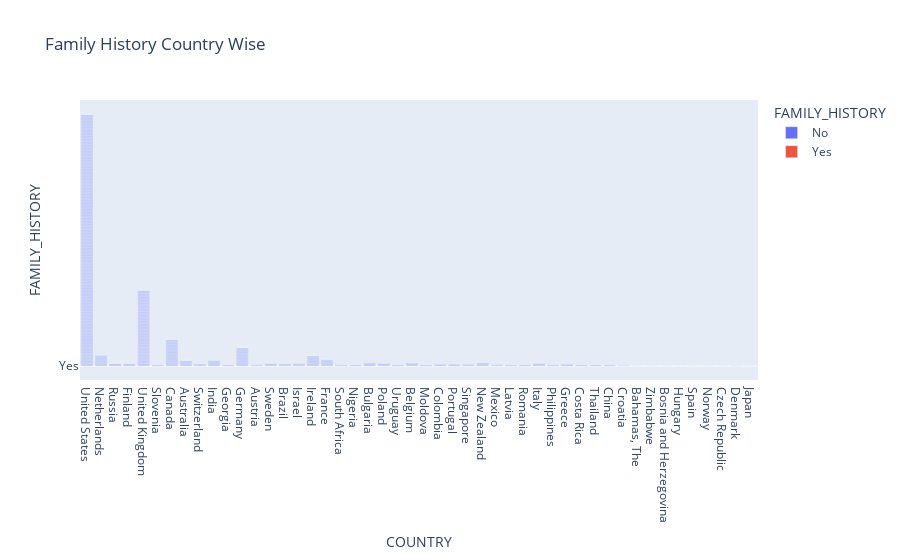

Write notebook code for a chart like this one.
### Code cell
fig = px.bar(df, x="COUNTRY", y="FAMILY_HISTORY", color="FAMILY_HISTORY", title="Family History Country Wise")
fig.show()

### Figure 1 — Plotly figure (JSON) as saved in the notebook; plotly's stock layout.template omitted (floating-point values rounded to 4 significant figures; data arrays with more than 128 entries replaced by an {"elided": "..."} marker saying what was removed)
{"data": [{"alignmentgroup": "True", "hovertemplate": "FAMILY_HISTORY=%{y}<br>COUNTRY=%{x}<extra></extra>", "legendgroup": "No", "marker": {"color": "#636efa", "pattern": {"shape": ""}}, "name": "No", "offsetgroup": "No", "orientation": "v", "showlegend": true, "textposition": "auto", "type": "bar", "x": {"elided": "767 str values"}, "xaxis": "x", "y": {"elided": "767 str values"}, "yaxis": "y"}, {"alignmentgroup": "True", "hovertemplate": "FAMILY_HISTORY=%{y}<br>COUNTRY=%{x}<extra></extra>", "legendgroup": "Yes", "marker": {"color": "#EF553B", "pattern": {"shape": ""}}, "name": "Yes", "offsetgroup": "Yes", "orientation": "v", "showlegend": true, "textposition": "auto", "type": "bar", "x": {"elided": "492 str values"}, "xaxis": "x", "y": {"elided": "492 str values"}, "yaxis": "y"}], "layout": {"barmode": "relative", "legend": {"title": {"text": "FAMILY_HISTORY"}, "tracegroupgap": 0}, "title": {"text": "Family History Country Wise"}, "xaxis": {"anchor": "y", "domain": [0, 1], "title": {"text": "COUNTRY"}}, "yaxis": {"anchor": "x", "categoryarray": ["Yes", "No"], "categoryorder": "array", "domain": [0, 1], "title": {"text": "FAMILY_HISTORY"}}}}
